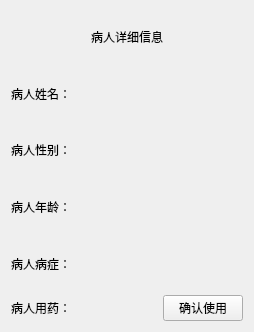
<?xml version="1.0" encoding="UTF-8"?>
<ui version="4.0">
 <class>PatientByNurse</class>
 <widget class="QWidget" name="PatientByNurse">
  <property name="geometry">
   <rect>
    <x>0</x>
    <y>0</y>
    <width>254</width>
    <height>332</height>
   </rect>
  </property>
  <property name="windowTitle">
   <string>病人信息</string>
  </property>
  <layout class="QVBoxLayout" name="verticalLayout">
   <item>
    <layout class="QHBoxLayout" name="horizontalLayout_10">
     <item>
      <spacer name="horizontalSpacer_4">
       <property name="orientation">
        <enum>Qt::Horizontal</enum>
       </property>
       <property name="sizeHint" stdset="0">
        <size>
         <width>40</width>
         <height>20</height>
        </size>
       </property>
      </spacer>
     </item>
     <item>
      <widget class="QLabel" name="label_8">
       <property name="text">
        <string>病人详细信息</string>
       </property>
       <property name="alignment">
        <set>Qt::AlignCenter</set>
       </property>
      </widget>
     </item>
     <item>
      <spacer name="horizontalSpacer_5">
       <property name="orientation">
        <enum>Qt::Horizontal</enum>
       </property>
       <property name="sizeHint" stdset="0">
        <size>
         <width>40</width>
         <height>20</height>
        </size>
       </property>
      </spacer>
     </item>
    </layout>
   </item>
   <item>
    <layout class="QHBoxLayout" name="horizontalLayout_12">
     <item>
      <widget class="QLabel" name="label_10">
       <property name="text">
        <string>病人姓名：</string>
       </property>
       <property name="alignment">
        <set>Qt::AlignLeading|Qt::AlignLeft|Qt::AlignVCenter</set>
       </property>
      </widget>
     </item>
     <item>
      <widget class="QLabel" name="patientName_LB">
       <property name="text">
        <string/>
       </property>
      </widget>
     </item>
    </layout>
   </item>
   <item>
    <layout class="QHBoxLayout" name="horizontalLayout_13">
     <item>
      <widget class="QLabel" name="label_11">
       <property name="text">
        <string>病人性别：</string>
       </property>
       <property name="alignment">
        <set>Qt::AlignLeading|Qt::AlignLeft|Qt::AlignVCenter</set>
       </property>
      </widget>
     </item>
     <item>
      <widget class="QLabel" name="patientSex_LB">
       <property name="text">
        <string/>
       </property>
      </widget>
     </item>
    </layout>
   </item>
   <item>
    <layout class="QHBoxLayout" name="horizontalLayout_14">
     <item>
      <widget class="QLabel" name="label_12">
       <property name="text">
        <string>病人年龄：</string>
       </property>
       <property name="alignment">
        <set>Qt::AlignLeading|Qt::AlignLeft|Qt::AlignVCenter</set>
       </property>
      </widget>
     </item>
     <item>
      <widget class="QLabel" name="patientAge_LB">
       <property name="text">
        <string/>
       </property>
      </widget>
     </item>
    </layout>
   </item>
   <item>
    <layout class="QHBoxLayout" name="horizontalLayout_17">
     <item>
      <widget class="QLabel" name="label_13">
       <property name="text">
        <string>病人病症：</string>
       </property>
       <property name="alignment">
        <set>Qt::AlignLeading|Qt::AlignLeft|Qt::AlignVCenter</set>
       </property>
      </widget>
     </item>
     <item>
      <widget class="QLabel" name="patientIllness_LB">
       <property name="text">
        <string/>
       </property>
      </widget>
     </item>
    </layout>
   </item>
   <item>
    <layout class="QHBoxLayout" name="horizontalLayout_15">
     <item>
      <widget class="QLabel" name="label_14">
       <property name="text">
        <string>病人用药：</string>
       </property>
       <property name="alignment">
        <set>Qt::AlignLeading|Qt::AlignLeft|Qt::AlignVCenter</set>
       </property>
      </widget>
     </item>
     <item>
      <widget class="QLabel" name="patientMedicine_LB">
       <property name="text">
        <string/>
       </property>
      </widget>
     </item>
     <item>
      <widget class="QPushButton" name="confirm_BT">
       <property name="text">
        <string>确认使用</string>
       </property>
      </widget>
     </item>
    </layout>
   </item>
  </layout>
 </widget>
 <resources/>
 <connections/>
</ui>
